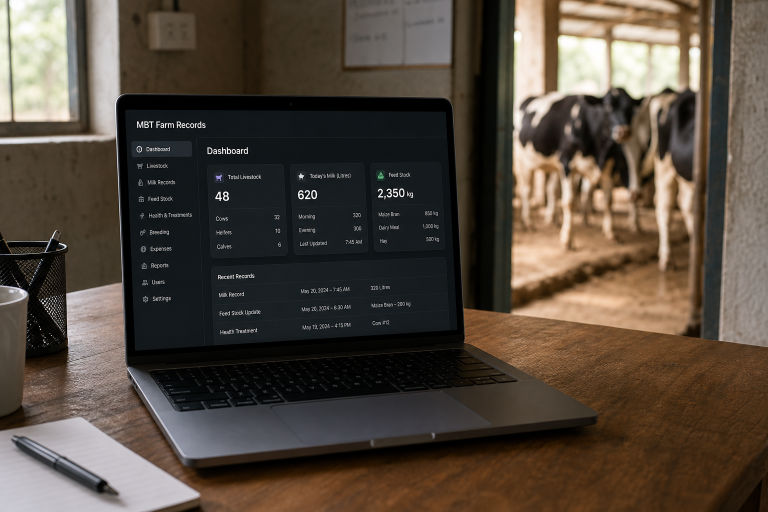
#> input picture assets/img/source/farm-records.jpg, 1536 x 1024 px (shown at 1/2 size)
$ python process_webp_assets.py
#> lines starting #> are read from the running program, lines starting #| are printed output that depends on the picture
"""Generate optimized webp assets for MBT website."""
from pathlib import Path
from PIL import Image, ImageOps

ROOT = Path(__file__).resolve().parent.parent
IMG = ROOT / "assets" / "img"
SRC = IMG / "source"


def save_webp(im: Image.Image, dest: Path, max_width: int | None = None, quality: int = 82):
    im = im.convert("RGB") if im.mode in ("RGBA", "P") else im
    if im.mode == "RGBA":
        im = im.convert("RGB")
    if max_width and im.width > max_width:
        h = round(im.height * max_width / im.width)
        im = im.resize((max_width, h), Image.Resampling.LANCZOS)
    dest.parent.mkdir(parents=True, exist_ok=True)
    im.save(dest, "WEBP", quality=quality, method=6)
    return dest


def logo_square(src: Path, dest: Path, size: int = 512):
    im = Image.open(src).convert("RGBA")
    im = ImageOps.contain(im, (size, size), Image.Resampling.LANCZOS)
    canvas = Image.new("RGBA", (size, size), (0, 0, 0, 0))
    ox = (size - im.width) // 2
    oy = (size - im.height) // 2
    canvas.paste(im, (ox, oy), im)
    rgb = Image.new("RGB", (size, size), (255, 255, 255))
    rgb.paste(canvas, mask=canvas.split()[3])
    save_webp(rgb, dest, quality=85)


def main():
    farm = SRC / "farm-records.jpg"
    if farm.exists():
        full = Image.open(farm)
#> full is the input picture: PIL image 1536x1024 RGB; mean R, G, B 82.6, 72.1, 61.3
        w, h = full.size
#> w = 1536; h = 1024
        # Focus on laptop screen area (center-weighted crop)
        left = int(w * 0.18)
#> left = 276
        top = int(h * 0.12)
#> top = 122
        right = int(w * 0.88)
#> right = 1351
        bottom = int(h * 0.82)
#> bottom = 839
        crop = full.crop((left, top, right, bottom))
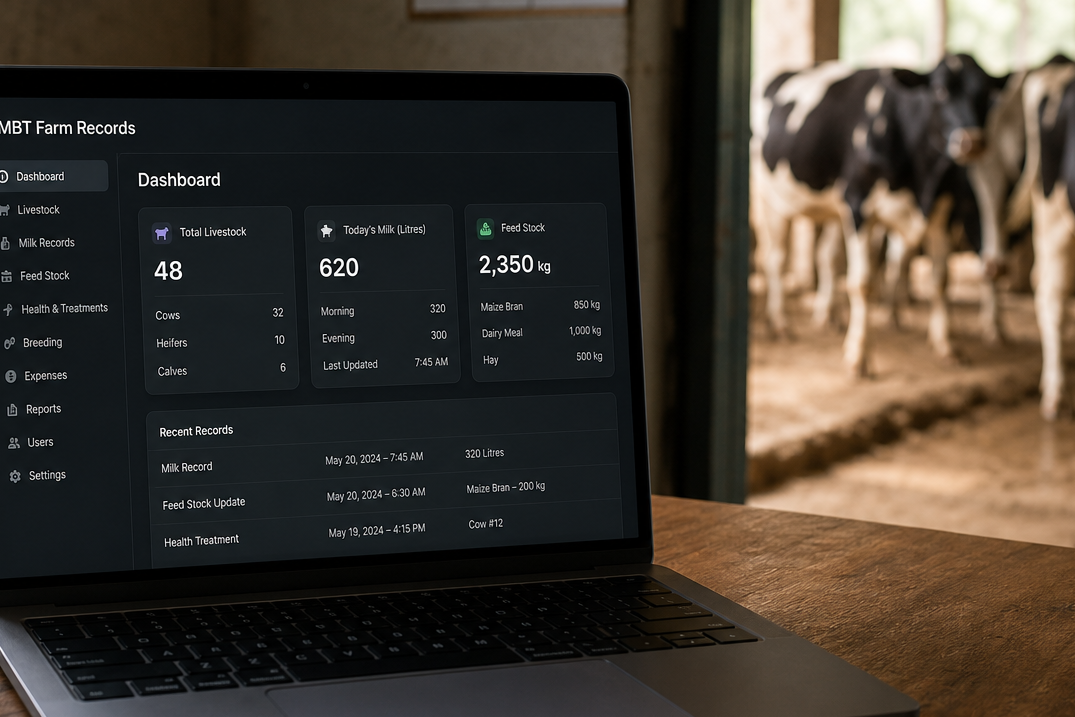
#> crop: PIL image 1075x717 RGB; mean R, G, B 63.6, 56.2, 47.7
        save_webp(crop, IMG / "farm-dashboard.webp", max_width=1400)
        save_webp(full, IMG / "farm-hero.webp", max_width=1200)
#> call 2 of save_webp, with max_width = 1200, quality = 82
#> in save_webp (call 2), `im = im.resize((max_width, h), Image.Resampling.LANCZOS)`:
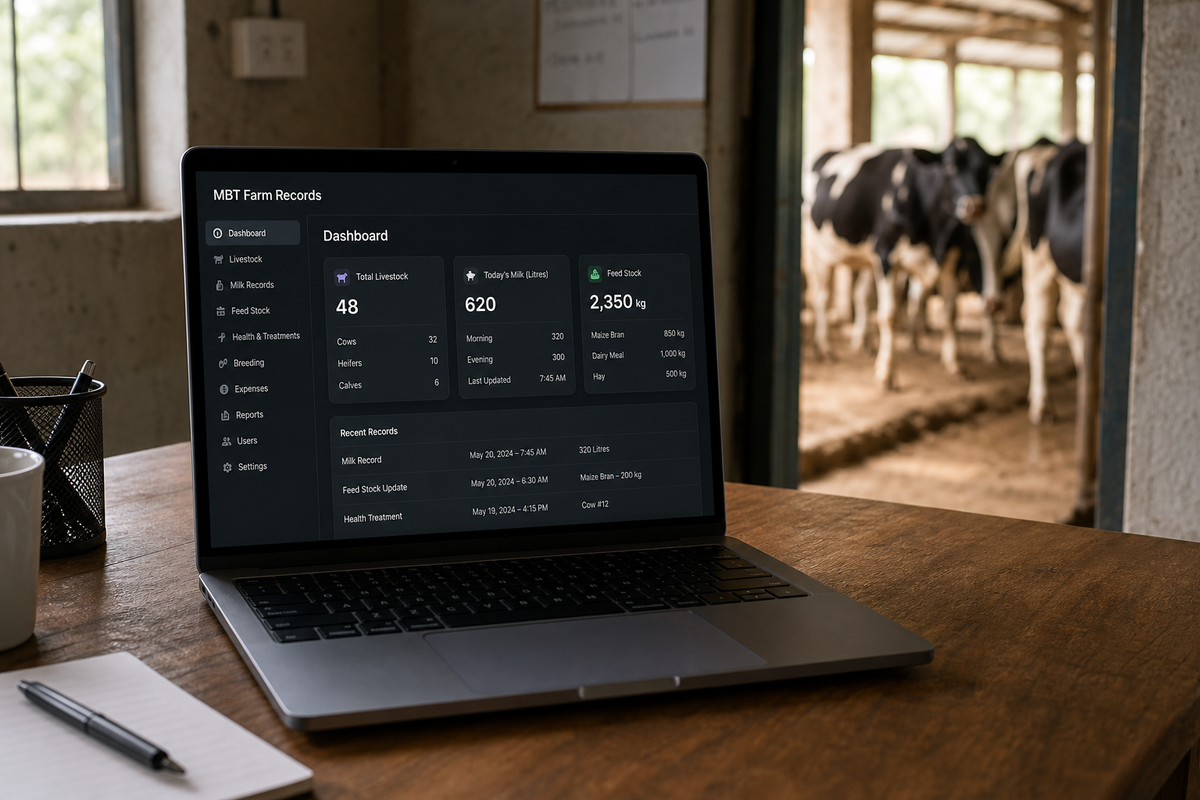
#> im: PIL image 1200x800 RGB; mean R, G, B 82.6, 72.1, 61.3

    for name in ("pulse-dashboard.png", "pulse-menu.png"):
        p = SRC / name
        if p.exists():
            save_webp(Image.open(p), IMG / (Path(name).stem + ".webp"))
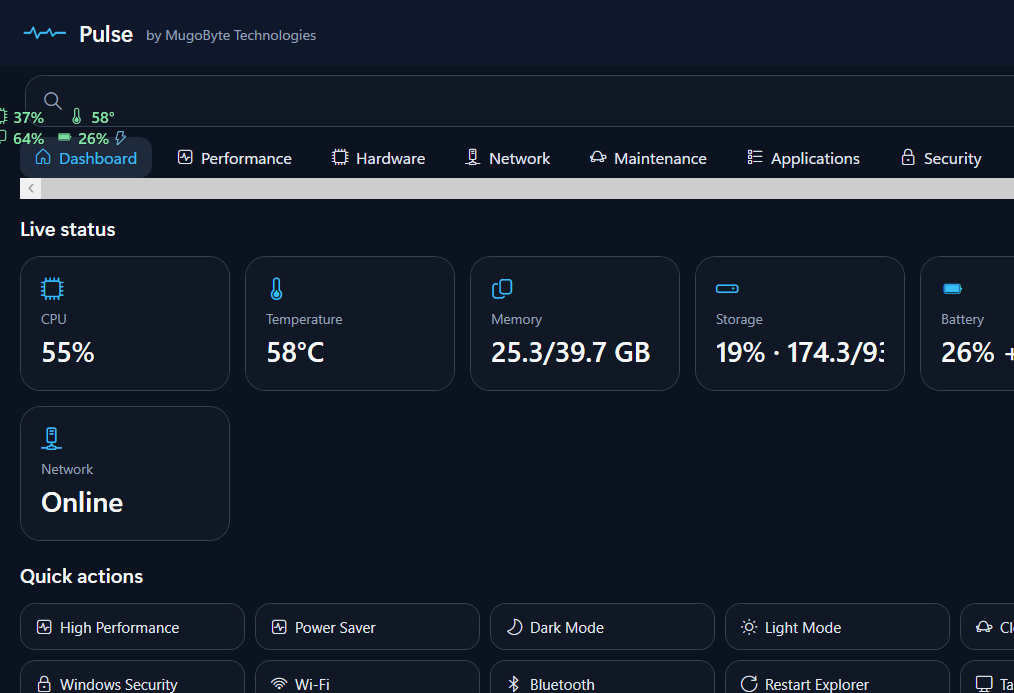
#> input picture assets/img/source/pulse-dashboard.png, 1014 x 693 px

    exam = IMG / "examhub-raw.png"
    if exam.exists():
        ex = Image.open(exam)
        home_h = min(900, ex.height)
        save_webp(ex.crop((0, 0, ex.width, home_h)), IMG / "examhub-home.webp", max_width=1400)
        y0 = min(900, max(0, ex.height - 900))
        if ex.height > 1000:
            y0 = 900
            y1 = min(ex.height, y0 + 900)
            save_webp(ex.crop((0, y0, ex.width, y1)), IMG / "examhub-resources.webp", max_width=1400)

    for logo, out in (("farm-logo.png", "farm.webp"), ("trading-logo.png", "trading.webp")):
        p = IMG / logo
        if p.exists():
            logo_square(p, IMG / out)

    td = IMG / "trading-dashboard.png"
    if td.exists():
        save_webp(Image.open(td), IMG / "trading-dashboard.webp", max_width=1440, quality=88)

    print("done")


if __name__ == "__main__":
    main()
